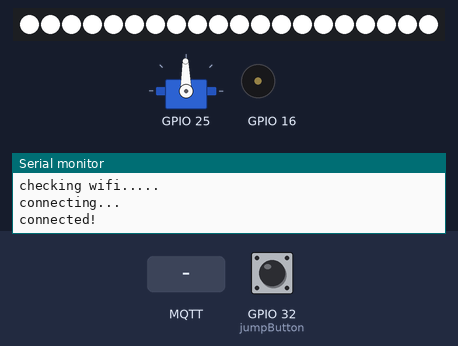
The sketch below on a simulated ESP32. On the bench: 20 RGB LEDs in strip order, left to right, servo, buzzer (waves = sounding), the last lines printed to the serial monitor. The test bench sets the inputs (shaded band); at power-on: GPIO 32 (jumpButton) HIGH. Dim RGB values are drawn brighter than linear; WiFi joins after 1.5 s; servers stay silent unless stated; no MQTT or app messages arrive unless stated; servo pulses on a pin are drawn as a servo (544–2400 µs = 0–180°).

Above: at 4.1 s.
4.2 s: MQTT message "1" arrives on the first subscribed topic
At 5.3 s:
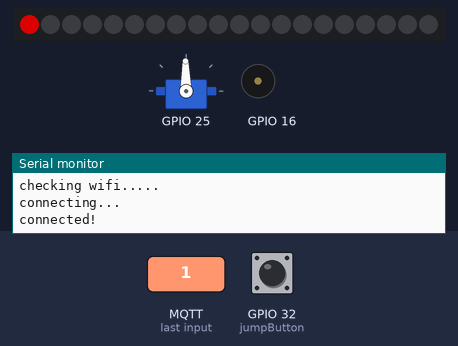
5.7 s: MQTT message "0" arrives on the first subscribed topic
7.2 s: GPIO 32 (jumpButton) pulled LOW for 0.15 s
At 7.7 s:
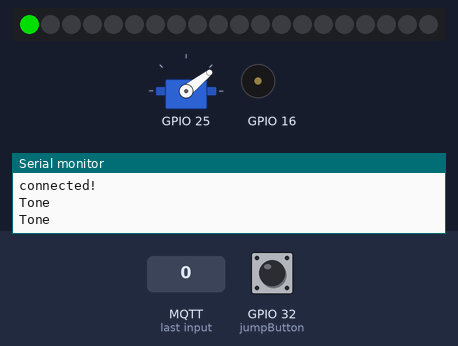
8.8 s: MQTT message "LED_Invader/loser" arrives on the first subscribed topic
Timing chart, 0 to 11.3 s (numbered marks = the images above; inputs shaded):
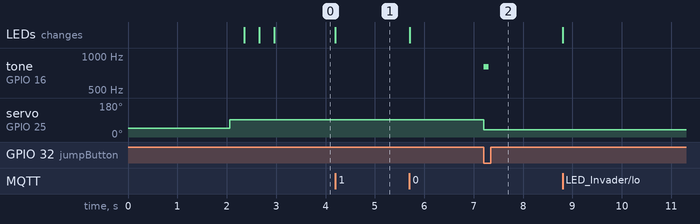

Measured:
- after the input at 4.2 s, the LEDs: change at once (image 1)
- after the input at 7.2 s, tone on GPIO 16: silent → 800 Hz at once, → silent 0.10 s later; servo on GPIO 25: 91° → 38° at once

The sketch:

LED_Invader.ino
```cpp
#include "MyServo.h"
#include "Player.h"
#include "LevelCreator.h"
#include "GameController.h"
#include "LEDController.h"
#include "SoundController.h"
#include <MQTT.h>
#include <WiFi.h>

WiFiClient net;
MQTTClient client;

LEDController ledController(27);
MyServo playerServo(25, 0);
LevelCreator myLevelCreator(&ledController);
Player player(&playerServo);
SoundController soundController(16, 8);
GameController gameController(&player, &myLevelCreator, &ledController, &client, &soundController);


const char ssid[] = "Haus";            // put your wifi ssid here
const char pass[] = "MoRaiX1X";        // put your wifi pass here
const char device[] = "nameyourdevice";        // put your wifi pass here


void connect() {
  Serial.print("checking wifi...");
  while (WiFi.status() != WL_CONNECTED) {
    Serial.print(".");
    delay(1000);
  }

  Serial.print("\nconnecting...");
  while (!client.connect(device, "vectorhackathon21", "vhagHTBZziU6AJskE")) {
    Serial.print(".");
    delay(1000);
  }

  Serial.println("\nconnected!");

  client.subscribe("LED_Invader/new_frame");
  client.subscribe("LED_Invader/loser");
  client.subscribe("LED_Invader/winner");
}

void messageReceived(String &topic, String &payload) {
  if(topic == "LED_Invader/new_frame"){
    gameController.newFrame(payload);
  } else if(topic == "LED_Invader/loser"){
    gameController.onLoser(payload);
  } else if(topic == "LED_Invader/winner"){
    Serial.println("on winner");
    gameController.onWinner(payload);
  }
}

void setup() {
  Serial.begin(115200);
  ledController.drawSolidColor(0,0,255);
   // start wifi and mqtt
  WiFi.begin(ssid, pass);
  client.begin("vectorhackathon21.cloud.shiftr.io", net);
  client.onMessage(messageReceived);
  connect();
  playerServo.moveSync(90);
  gameController.startupSequence();

}

void loop() {
  client.loop();
  playerServo.update();
  soundController.loop();
  gameController.read();

}
```

GameController.cpp
```cpp

```

GameController.h
```cpp
#ifndef GameController_h
#define GameController_h

#include "Player.h"
#include "LevelCreator.h"
#include "SoundController.h"
#include <MQTT.h>


#define playerId "2"
#define jumpButton 32

// possible states are Ready, Running, Stopped

class GameController {
  public:
    GameController(Player* player,LevelCreator* levelCreator, LEDController* ledController, MQTTClient* mqttClient, SoundController* soundController):player(player), levelCreator(levelCreator), ledController(ledController), mqttClient(mqttClient),soundController(soundController){
        pinMode(jumpButton, INPUT_PULLUP);
      }

    void startupSequence(){
      ledController -> blinkSolidColor(0,0,255);
      reset();
    }

    void reset(){
      ledController -> drawSolidColor(255,255,255);
      player->reset();
      mqttClient->publish("/LED_Invader/ready", playerId);
      state = "Ready";
    }

    void startGame(){
      state = "Running";
    }

    void onWinner(String winnerId){
        if(winnerId == playerId) {
            state = "Stopped";
            ledController -> drawSolidColor(0,255,0);
            soundController->playVictory2();
        }
    }

    void onLoser(String looserId){
        if(looserId == playerId) {
          state = "Stopped";
            ledController -> drawSolidColor(255,0,0);
            soundController->playCollision2();
        }
    }

    void newFrame(String frame){
        if(state == "Ready" || state == "Running"){
          state = "Running";
            levelCreator->newFrame(frame);
            player->newFrame();
            if(checkCollision()){
              mqttClient->publish("/LED_Invader/collision", playerId);
            }
        }
    }

    void read(){
        const bool jumpButtonLevel = digitalRead(jumpButton);
        if(jumpButtonLevel == LOW) {
          jumpPressed();
        }
    }


  private:
    String state = "undefined";
    Player* player;
    LEDController* ledController;
    LevelCreator* levelCreator;
    MQTTClient* mqttClient;
    SoundController* soundController;

    void jumpPressed(){
      if(state == "Stopped"){
          reset();
      }else if(state == "Running"){
        if(player->jump())
          soundController->playJump();
      }
    }
    bool checkCollision() {
      return levelCreator->valueAtPlayer == 1 && player->getMovementState().getLocation() != 1 ;
    }
};

#endif
```

LEDController.h
```cpp
#ifndef LEDController_h
#define LEDController_h

#include <Adafruit_NeoPixel.h>
#ifdef __AVR__
 #include <avr/power.h> // Required for 16 MHz Adafruit Trinket
#endif

#define NUMPIXELS 20

class LEDController {
    public:
    LEDController(int LEDPin): LEDPin(LEDPin){
      pixels = Adafruit_NeoPixel(NUMPIXELS, LEDPin, NEO_GRB + NEO_KHZ800);
      pixels.begin(); // INITIALIZE NeoPixel strip object (REQUIRED);
    }

     void drawNewFrame(int* level, int levelSize){
      pixels.clear();
      for(int i=0; i<levelSize; i++) { // For each pixel...
        if(level[i]== 0) {
            pixels.setPixelColor(i, pixels.Color(0, 150, 0));
        }else if(level[i] == 1) {
          pixels.setPixelColor(i, pixels.Color(150, 0, 0));
        }
      }
       pixels.show();   // Send the updated pixel colors to the hardware.
    }

    void drawSolidColor(int red, int green, int blue) {
      pixels.clear();
      for(int i = 0; i < NUMPIXELS; ++i){
        pixels.setPixelColor(i, pixels.Color(red, green, blue));
      }
       pixels.show();
    }

    void blinkSolidColor(int red, int green, int blue) {
      drawSolidColor(red, green, blue);
      delay(300);
      pixels.clear();
      pixels.show();
      delay(300);
      drawSolidColor(red, green, blue);
      delay(300);
      pixels.clear();
      pixels.show();
    }


    private:
    int LEDPin;
    Adafruit_NeoPixel pixels;
};

#endif
```

LevelCreator.cpp
```cpp

```

LevelCreator.h
```cpp
#ifndef LevelCreator_h
#define LevelCreator_h

#include "LEDController.h"

#define playerPosition 3

class LevelCreator {
    public:
    LevelCreator(LEDController* ledController): ledController(ledController){
    }

    void newFrame(String levelString) {
      const int arraySize = levelString.length();
      int levelArray[arraySize] = {0};
      stringIntoArray(levelString, levelArray);

      valueAtPlayer = levelArray[playerPosition];

      ledController -> drawNewFrame(levelArray, arraySize);
    }

    int valueAtPlayer = 0;

    private:
    LEDController* ledController;

    void stringIntoArray(String arrayString, int* resultArray) {
      for(int i = 0; i < arrayString.length(); i++){
        resultArray[i] = arrayString[i] - '0';
      }
    }
};

#endif
```

MovementState.h
```cpp
#ifndef MovementState_h
#define MovementState_h
class MovementState {
    public:
        MovementState(int targetPosition,int location, MovementState* nextState):
            nextState(nextState), targetPosition(targetPosition), location(location){};

        MovementState* getNextState(){
            return nextState;
        }

        int getTargetPosition(){
            return targetPosition;
        }

        int getLocation(){
          return location;
        }


    private:
        int targetPosition;
        MovementState* nextState;
        int location; //-1 low 0 neutral 1 high
};
#endif
```

MyServo.cpp
```cpp
 #include "MyServo.h"

 const int PWMFreq = 50;
 const int PWMResolution = 8;
 const int minDutyCyle = 6;
  const int maxDutyCyle = 32;
 MyServo::MyServo(int pin, int channel):channel(channel) {
      ledcSetup(channel, PWMFreq, PWMResolution);
      ledcAttachPin(pin, channel);
    }

void MyServo::update(){
     const int maxStepSize = 25;
      const int difference = abs(targetPosition - currentPosition);
      const int stepSize = min(maxStepSize, difference);
      if(targetPosition > currentPosition){
           currentPosition += stepSize;
           move(currentPosition);
      } else if (targetPosition < currentPosition) {
           currentPosition -= stepSize;
           move(currentPosition);
      }
}

void  MyServo::setPosition(int position) {
        targetPosition = position;
       update();
  }

void  MyServo::moveSync(int position) {
        targetPosition = position;
         move(position);
        while(currentPosition != targetPosition) {
         update();
        }
  }

int MyServo::move(int angle){
    const int dutyCycle = map(angle, 0, 180, minDutyCyle, maxDutyCyle);
    ledcWrite(channel, dutyCycle);
}
```

MyServo.h
```cpp
#ifndef MyServo_h
#define MyServo_h

#include <ESP32Servo.h>
#include "Arduino.h"

class MyServo {
   public:
    MyServo(int pin, int channel);
    void setPosition(int position);
    void moveSync(int position);
    void update();
  private:
    int currentPosition = 0;
    int targetPosition = 0;
    int channel;
    Servo myServo;
    int move(int angle);

};

#endif
```

Player.cpp
```cpp

```

Player.h
```cpp
#ifndef Player_h
#define Player_h

#include "MyServo.h"
#include "MovementState.h"
#include <Arduino.h>

MovementState ground(90, 0, nullptr);
MovementState jump2(45, 1, &ground);
MovementState jump1(45, 1, &jump2);


class Player {
  public:
    Player(MyServo* servo):servo(servo) {
    }

    void newFrame() {
        if(nextState != nullptr) {
            currentState = nextState;
            servo->setPosition(currentState->getTargetPosition());
            nextState = nextState -> getNextState();
        }
    }

    bool jump(){
        if(nextState == nullptr) {
          nextState = &jump1;
          servo->setPosition(nextState->getTargetPosition());
          return true;
        }
        return false;
    }

    void reset() {
      currentState = &ground;
      nextState = nullptr;
      servo->setPosition(ground.getTargetPosition());
    }

    MovementState getMovementState(){
      return *currentState;
    }

  private:
  MyServo* servo;
  MovementState* nextState = nullptr;
  MovementState* currentState = &ground;
};

#endif
```

SoundController.h
```cpp
#ifndef SoundController_h
#define SoundController_h

 const int PWMFreq = 400;
 const int PWMResolution = 8;

class Tone {
  public:
    Tone(int frequency, int playAt, Tone* next):frequency(frequency), playAt(playAt), next(next){};
    int frequency;
    unsigned long playAt;
    Tone* next;
};

class SoundController{
    public:
      SoundController(int pin, int channel): pin(pin), channel(channel){
        ledcSetup(channel, PWMFreq, PWMResolution);
        ledcAttachPin(pin, channel);
      }

      void playCollision(){
            cleanup();
            Tone* fourthTone = new Tone(0, millis()+1500, nullptr);
            Tone* thirdTone = new Tone(400, millis()+1000, fourthTone);
            Tone* secondTone = new Tone(600, millis()+500, thirdTone);
            Tone* firstTone = new Tone(800, millis(), secondTone);

            nextTone = firstTone;
      }
      void playCollision2(){
            cleanup();
            Tone* lastTone = new Tone(0, millis()+500, nullptr);
            Tone* fithTone = new Tone(800, millis()+400, lastTone);
            Tone* fourthTone = new Tone(850, millis()+300, fithTone);
            Tone* thirdTone = new Tone(900, millis()+200, fourthTone);
            Tone* secondTone = new Tone(950, millis()+100, thirdTone);
            Tone* firstTone = new Tone(1000, millis(), secondTone);

            nextTone = firstTone;
      }

       void playVictory1(){
            cleanup();
            Tone* lastTone = new Tone(0, millis()+500, nullptr);
            Tone* fithTone = new Tone(400, millis()+400, lastTone);
            Tone* fourthTone = new Tone(450, millis()+300, fithTone);
            Tone* thirdTone = new Tone(500, millis()+200, fourthTone);
            Tone* secondTone = new Tone(450, millis()+100, thirdTone);
            Tone* firstTone = new Tone(400, millis(), secondTone);

            nextTone = firstTone;
      }

      void playVictory2(){
            cleanup();
            Tone* lastTone = new Tone(0, millis()+500, nullptr);
            Tone* fithTone = new Tone(1000, millis()+400, lastTone);
            Tone* fourthTone = new Tone(950, millis()+300, fithTone);
            Tone* thirdTone = new Tone(900, millis()+200, fourthTone);
            Tone* secondTone = new Tone(850, millis()+100, thirdTone);
            Tone* firstTone = new Tone(800, millis(), secondTone);

            nextTone = firstTone;
      }

       void playJump(){
            cleanup();
            Tone* lastTone = new Tone(0, millis()+100, nullptr);
            Tone* firstTone = new Tone(800, millis(), lastTone);
            nextTone = firstTone;
      }

      void instantMute(){
         cleanup();
         ledcWriteTone(channel, 0);
      }

      void loop(){
          if(nextTone != nullptr){

            if(millis() > nextTone -> playAt){
               Serial.println("Tone");
              playTone();
            }
          }
      }


      private:
        int pin;
        int channel;
        Tone* nextTone = nullptr;

       void playTone(){
          if(nextTone -> frequency == 0){
             ledcWriteTone(channel, 0);
          }else {
             ledcWriteTone(channel, nextTone -> frequency);
          }
          const Tone* temp = nextTone;
          nextTone = nextTone-> next;
          // clean up
          delete temp;
       }

       void cleanup(){
        while(nextTone != nullptr){
          const Tone* temp = nextTone;
          nextTone = nextTone->next;
          delete temp;
          }
       }
};
#endif
```
